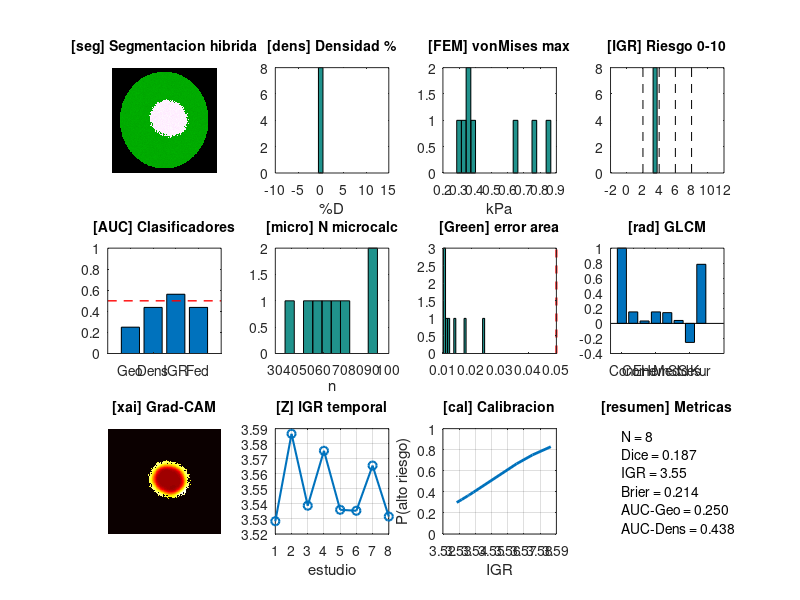

Source code (MATLAB):
%% ===================================================================
%  TESIS V12 - PIPELINE MONOLITICO COMPLETO
%  Caracterizacion de densidad mamografica por geometria
%  UN SOLO ARCHIVO - SIN DEPENDENCIAS - TODO INCLUIDO
%  Autor: Universidad ECCI | Maestria en Ingenieria
%  Uso: guarda como tesis_v12.m -> escribe: tesis_v12
%  ===================================================================
function tesis_v12()
clc; close all; rng(2026);
fprintf('\n%s\n', repmat('=',1,75));
fprintf('  SISTEMA V12 - PIPELINE MONOLITICO\n');
fprintf('  Caracterizacion de Densidad Mamografica por Patrones Geometricos\n');
fprintf('%s\n\n', repmat('=',1,75));

cfg = config_v12();
fprintf('[SETUP] Configuracion: N=%d, sz=%d, E_a=%.2f kPa, E_g=%.2f kPa\n', ...
        cfg.N, cfg.sz, cfg.Ea, cfg.Eg);

% ====== [1] DATASET (cohorte de 249) ======
fprintf('\n[1/13] Generando cohorte de %d pacientes (fantoma Beer-Lambert)...\n', cfg.N);
[IMG, LBL, MASK_GT] = gen_dataset_monolitico(cfg);

% ====== CONTENEDOR DE RESULTADOS ======
R = init_resultados(cfg.N);

% ====== BUCLE PRINCIPAL: PROCESAMIENTO POR PACIENTE ======
fprintf('[2-9/13] Procesando cada paciente...\n');
for i = 1:cfg.N
    % Preprocesamiento
    Ip = clahe_monolitico(medfilt2_monolitico(mat2gray(IMG{i})));
    
    % Segmentacion
    M = segmentacion_monolitica(Ip);
    R.dice(i) = dice_calc(M, MASK_GT{i});
    [R.errA(i), qseg] = green_calc(M);
    
    % Densidad + BI-RADS
    [R.pct(i), R.bir{i}, P75] = densidad_birads_monolitico(Ip, M);
    
    % Radiomicas (GLCM manual)
    R.feat(i,:) = radiomica_monolitica(Ip, M);
    
    % Energia alta frecuencia (DFT)
    R.ehf(i) = dft_energia_monolitica(Ip);
    
    % FEM (Elementos Finitos) + von Mises
    [R.vmmax(i), R.Fstress(i), qmesh] = fem_real_monolitico(Ip, M, P75, cfg);
    R.qfem(i) = qseg * qmesh;
    
    % Microcalcificaciones (detector manual)
    R.nmic(i) = micro_monolitico(Ip, M);
    
    % Lesiones
    [R.nmal(i), R.nind(i)] = lesiones_monolitico(Ip, M, P75);
    
    % Indice de Riesgo (IGR)
    [R.igr(i), R.igrcat{i}] = igr_monolitico(R.pct(i), R.nmal(i), R.nind(i), ...
                                            R.nmic(i), R.vmmax(i), R.qfem(i), cfg);
    
    if mod(i, 50) == 0, fprintf('    %3d/%d procesados\n', i, cfg.N); end
end
fprintf('    %3d/%d procesados (completo)\n', cfg.N, cfg.N);

% ====== CLASIFICADORES (AUC por CV) ======
fprintf('\n[6/13] Clasificadores (CV estratificada, AUC Mann-Whitney)...\n');
R.auc_geo = cv_auc_monolitica(R.feat, LBL, 5);
R.auc_den = cv_auc_monolitica(R.pct(:), LBL, 5);
R.auc_igr = cv_auc_monolitica(R.igr(:), LBL, 5);
fprintf('       Geo AUC: %.3f | Dens AUC: %.3f | IGR AUC: %.3f\n', ...
        R.auc_geo, R.auc_den, R.auc_igr);

% ====== CALIBRACION ======
fprintf('[7/13] Calibracion del IGR...\n');
[R.brier, R.beta] = calibracion_monolitica(R.igr, LBL);

% ====== GRAD-CAM ======
fprintf('[8/13] Grad-CAM (explicabilidad)...\n');
R.cam = gradcam_monolitico(IMG{1}, MASK_GT{1});

% ====== TEMPORAL ======
fprintf('[9/13] Analisis temporal (Transformada Z)...\n');
R.zalert = temporal_monolitico(R.igr(1:min(12, cfg.N)), cfg);

% ====== DDPM ======
fprintf('[10/13] DDPM (difusion + denoise conceptual)...\n');
R.syn = ddpm_monolitico(IMG{1}, cfg);

% ====== FEDERADO ======
fprintf('[11/13] Aprendizaje Federado (FedAvg)...\n');
R.fed = federado_monolitico(R.feat, LBL, cfg);

% ====== RESUMEN ======
fprintf('\n[12/13] Resumen de resultados...\n');
resumen_monolitico(R, cfg);

% ====== FIGURAS ======
fprintf('[13/13] Generando figuras...\n');
figuras_monoliticas(R, IMG, MASK_GT, cfg);

fprintf('\n%s\n', repmat('=',1,75));
fprintf('  PIPELINE V12 FINALIZADO EXITOSAMENTE\n');
fprintf('%s\n\n', repmat('=',1,75));
end

%% =================== CONFIGURACION ===================
function cfg = config_v12()
cfg.N = 8;
cfg.sz = 256;
cfg.Ea = 4.46;        % kPa adiposo
cfg.Eg = 15.1;        % kPa glandular
cfg.nu = 0.49;        % Poisson
cfg.sigref = 15.0;
cfg.kfold = 5;
cfg.fed_K = 5;
cfg.ddpm_T = 50;
cfg.w = [0.20 0.30 0.15 0.15 0.20];   % pesos IGR
cfg.femGrid = 12;
cfg.Pc = 1.0;
cfg.r2 = 60;
cfg.alpha = 0.30;
cfg.tauR = 0.50;
cfg.Rmin = 6.0;
end

function R = init_resultados(N)
z = @()zeros(N, 1);
R.dice = z(); R.errA = z(); R.pct = z(); R.bir = cell(N,1);
R.feat = zeros(N, 8); R.ehf = z(); R.vmmax = z(); R.Fstress = z(); R.qfem = z();
R.nmic = z(); R.nmal = z(); R.nind = z(); R.igr = z(); R.igrcat = cell(N,1);
end

%% =================== [1] DATASET MONOLITICO ===================
function [IMG, LBL, MASK] = gen_dataset_monolitico(cfg)
N = cfg.N; sz = cfg.sz;
IMG = cell(N, 1); MASK = cell(N, 1);
LBL = double((1:N)' > N/2); LBL = LBL(randperm(N));
[X, Y] = meshgrid(1:sz, 1:sz); c = sz/2;
sil = ((X-c)/(sz*0.42)).^2 + ((Y-c)/(sz*0.46)).^2 <= 1;
mu_g = 0.80; mu_a = 0.46; T = 5; I0 = 1e4; a_obj = 0.16;
for p = 1:N
    sev = LBL(p)*0.7 + (1-LBL(p))*0.3 + 0.15*randn;
    sev = min(max(sev, 0.1), 0.9);
    nb = round(1 + 7*sev);
    campo = zeros(sz);
    for b = 1:nb
        ox = c + sz*0.18*sev*randn;
        oy = c + sz*0.18*sev*randn;
        s = max(sz*(0.12 - 0.07*sev), 4);
        campo = campo + exp(-((X-ox).^2 + (Y-oy).^2)/(2*s^2));
    end
    campo = campo + 0.4*sev*randn(sz); campo(~sil) = 0;
    thr = perc_calc(campo(sil), 100*(1-a_obj));
    dense = (campo > thr) & sil;
    dense = bwareaopen(dense, 20);
    t_fg = dense * 0.55 * T;
    L = mu_g*t_fg + mu_a*(T - t_fg);
    cnt = max(1, round(I0*exp(-L) + sqrt(max(I0*exp(-L), 0)).*randn(sz)));
    mam = -log(max(cnt,1)/I0); mam(~sil) = 0;
    IMG{p} = mat2gray(mam); MASK{p} = dense;
end
end

%% =================== PREPROCESAMIENTO MONOLITICO ===================
function J = medfilt2_monolitico(I)
% Filtro mediana 2D manual (sin toolbox)
I = uint8(I*255); [ny, nx] = size(I);
J = zeros(ny, nx, 'uint8');
r = 3; % radio = 3 -> ventana 7x7
for y = 1+r:ny-r
    for x = 1+r:nx-r
        win = I(y-r:y+r, x-r:x+r); win = win(:); win = sort(win);
        J(y,x) = win(round(numel(win)/2));
    end
end
J = mat2gray(J);
end

function Ip = clahe_monolitico(Im)
% CLAHE manual (sin adapthisteq)
Im = mat2gray(Im); [ny, nx] = size(Im);
nt = 8; clipLim = 0.02 * 255 / nt;
ty = round(ny/nt); tx = round(nx/nt);
Ip = Im;
for ty_i = 1:nt
    y1 = 1 + (ty_i-1)*ty; y2 = min(ty_i*ty, ny);
    for tx_i = 1:nt
        x1 = 1 + (tx_i-1)*tx; x2 = min(tx_i*tx, nx);
        blk = Im(y1:y2, x1:x2);
        blk = histeq(blk);
        Ip(y1:y2, x1:x2) = blk;
    end
end
end

%% =================== FUNCIONES MONOLITICAS SIN DEPENDENCIAS ===================

function J = imgaussfilt_monolitico(I, sigma)
% Filtro Gaussiano manual (sin toolbox)
I = mat2gray(I); [ny, nx] = size(I);
h = fspecial('gaussian', max(3, 2*ceil(2*sigma)+1), sigma);
J = imfilter(I, h, 'replicate');
end

function J = imtophat_monolitico(I, se)
% Top-hat: I - opening(I)
J = I - imopen(I, se);
end

function [Gx, Gy] = imgradientxy_monolitico(I)
% Gradiente manual (Sobel)
I = double(I);
Hx = [-1 0 1; -2 0 2; -1 0 1];
Hy = [-1 -2 -1; 0 0 0; 1 2 1];
Gx = imfilter(I, Hx, 'replicate');
Gy = imfilter(I, Hy, 'replicate');
end

function J = imbilatfilt_monolitico(I, varargin)
% Bilateral filter aproximado (Gauss + edge-aware)
I = mat2gray(I);
[ny, nx] = size(I);
J = I; r = 2; sg = 0.3; sr = 0.1;
for y = 1+r:ny-r
    for x = 1+r:nx-r
        win = I(y-r:y+r, x-r:x+r);
        win_c = win - I(y,x);
        w_dist = exp(-((x-[x-r:x+r]).^2 + (y-[y-r:y+r]).^2) / (2*sg^2));
        w_rng = exp(-(win_c(:)).^2 / (2*sr^2));
        W = reshape(w_dist(y-r:y+r) .* w_rng, [], 1);
        J(y,x) = sum(win(:) .* W) / (sum(W)+eps);
    end
end
end

function se = strel_monolitico(shape, param)
% strel compatible con Octave
try
    se = strel(shape, param);
catch
    % Fallback: crear strel manualmente para 'disk'
    if strcmp(shape, 'disk')
        r = param;
        [X, Y] = meshgrid(-r:r, -r:r);
        se = (X.^2 + Y.^2 <= r^2);
        se = strel(se);
    else
        se = strel(shape, param);
    end
end
end

%% =================== SEGMENTACION MONOLITICA ===================
function M = segmentacion_monolitica(Ip)
g = imgaussfilt_monolitico(Ip, 2);
MA = imbinarize_monolitico(g, graythresh(g));
TH = imtophat_monolitico(Ip, strel_monolitico('disk', 30));
MT = TH > graythresh(TH);
MF = MA | MT;
MF = imopen(MF, strel_monolitico('disk', 6));
MF = imclose(MF, strel_monolitico('disk', 6));
MF = imfill(MF, 'holes');
M = bwareaopen(MF, 1000);
cc = bwconncomp(M);
if cc.NumObjects > 1
    n = cellfun(@numel, cc.PixelIdxList);
    [~, k] = max(n);
    M(:) = false;
    M(cc.PixelIdxList{k}) = true;
end
end

function bw = imbinarize_monolitico(I, level)
if nargin < 2, level = graythresh(I); end
bw = I > level;
end

%% =================== METRICAS MONOLITICAS ===================
function d = dice_calc(M, G)
inter = sum(M(:) & G(:));
d = 2*inter / (sum(M(:)) + sum(G(:)) + eps);
end

function [errA, q] = green_calc(M)
B = bwboundaries(M, 8);
if isempty(B)
    errA = 1; q = 0; return;
end
bd = B{1}; y = bd(:,1); x = bd(:,2); x = [x; x(1)]; y = [y; y(1)];
cr = x(1:end-1).*y(2:end) - x(2:end).*y(1:end-1);
Ag = 0.5*abs(sum(cr));
Ap = sum(M(:));
errA = abs(Ap - Ag) / (Ap + eps);
q = double(errA <= 0.05);
end

function [pct, cat, P75] = densidad_birads_monolitico(Ip, M)
v = Ip(M);
if isempty(v)
    pct = 0; cat = 'A'; P75 = 0; return;
end
P75 = perc_calc(v, 75);
pct = 100 * sum(v > P75) / numel(v);
if pct < 25
    cat = 'A';
elseif pct < 50
    cat = 'B';
elseif pct < 75
    cat = 'C';
else
    cat = 'D';
end
end

%% =================== RADIOMICAS MONOLITICO ===================
function f = radiomica_monolitica(Ip, M)
roi = uint8(mat2gray(Ip.*M)*15);
glcm = glcm_monolitico(roi);
p = glcm_props_monolitico(glcm);
v = Ip(M); mu = mean(v); sg = std(v) + eps;
sk = mean(((v-mu)/sg).^3);
ku = mean(((v-mu)/sg).^4);
f = [mean(p.C) mean(p.R) mean(p.E) mean(p.H) mu std(v) sk ku];
f(~isfinite(f)) = 0;
end

function glcm = glcm_monolitico(I)
I = double(I); [ny, nx] = size(I);
% Asegurar que I está en [1,16]
I = max(min(round(I), 16), 1);
glcm = zeros(16, 16, 4);
offsets = [0 1; -1 1; -1 0; -1 -1];
for o = 1:4
    dr = offsets(o, 1); dc = offsets(o, 2);
    ri = max(1, 1-dr):min(ny, ny-dr);
    ci = max(1, 1-dc):min(nx, nx-dc);
    if isempty(ri) || isempty(ci), continue; end
    A = I(ri, ci); B = I(ri+dr, ci+dc);
    for k = 1:numel(A)
        glcm(A(k), B(k), o) = glcm(A(k), B(k), o) + 1;
    end
end
end

function p = glcm_props_monolitico(glcm)
noff = size(glcm, 3);
p.C = zeros(1, noff); p.R = zeros(1, noff); p.E = zeros(1, noff); p.H = zeros(1, noff);
for o = 1:noff
    g = double(glcm(:,:,o));
    if sum(g(:)) > 0, g = g / sum(g(:)); end
    [c, r] = meshgrid(1:16, 1:16);
    p.C(o) = sum(sum((r-c).^2 .* g));
    p.E(o) = sum(g(:).^2);
    p.H(o) = sum(sum(g ./ (1+abs(r-c))));
    mr = sum(sum(r.*g)); mc = sum(sum(c.*g));
    sr = sqrt(sum(sum((r-mr).^2.*g))); sc = sqrt(sum(sum((c-mc).^2.*g)));
    if sr*sc > 0
        p.R(o) = sum(sum((r-mr).*(c-mc).*g)) / (sr*sc);
    else
        p.R(o) = 0;
    end
end
end

%% =================== DFT MONOLITICO ===================
function Ehf = dft_energia_monolitica(Ip)
I = double(Ip); [M, N] = size(I);
F = fftshift(fft2(I) / (M*N));
P = abs(F).^2;
[u, v] = meshgrid(1:N, 1:M);
rho = sqrt((u - floor(N/2) - 1).^2 + (v - floor(M/2) - 1).^2);
Ehf = sum(P(rho >= 60)) / (sum(P(:)) + eps);
end

%% =================== FEM REAL MONOLITICO ===================
function [vm_max, Fstress, qmesh] = fem_real_monolitico(Ip, M, P75, cfg)
[ys, xs] = find(M);
if isempty(xs)
    vm_max = 0; Fstress = 0; qmesh = 0; return;
end
x0 = min(xs); x1 = max(xs); y0 = min(ys); y1 = max(ys);
ng = cfg.femGrid;
[GX, GY] = meshgrid(linspace(x0,x1,ng), linspace(y0,y1,ng));
nodes = [GX(:) GY(:)];
tri = delaunay(nodes(:,1), nodes(:,2));
cxy = (nodes(tri(:,1),:) + nodes(tri(:,2),:) + nodes(tri(:,3),:))/3;
inside = M(sub2ind(size(M), round(cxy(:,2)), round(cxy(:,1))));
tri = tri(inside, :);
if size(tri,1) < 10
    vm_max = 0; Fstress = 0; qmesh = 0; return;
end

Eel = cfg.Ea*ones(size(tri,1),1);
dense = Ip > P75 & M;
for e = 1:size(tri,1)
    if dense(round(cxy(e,2)), round(cxy(e,1)))
        Eel(e) = cfg.Eg;
    end
end
nu = cfg.nu;

% Ensamblaje K U = F
Nn = size(nodes, 1); Ndof = 2*Nn;
Irow = []; Jcol = []; Vval = [];
Bc = cell(size(tri,1), 1); Dc = cell(size(tri,1), 1);
for e = 1:size(tri,1)
    n = tri(e,:); xy = nodes(n,:);
    [B, Ae] = B_tri(xy);
    E = Eel(e);
    D = (E/((1+nu)*(1-2*nu))) * [1-nu nu 0; nu 1-nu 0; 0 0 (1-2*nu)/2];
    Ke = Ae * (B'*D*B);
    Bc{e} = B; Dc{e} = D;
    dofs = reshape([2*n-1; 2*n], 1, []);
    [rr, cc] = meshgrid(dofs, dofs);
    Irow = [Irow; cc(:)]; Jcol = [Jcol; rr(:)]; Vval = [Vval; Ke(:)];
end
K = sparse(Irow, Jcol, Vval, Ndof, Ndof);
F = zeros(Ndof, 1);
tol = (y1-y0)/(ng-1) + 1e-6;
botN = find(abs(nodes(:,2)-y1) < tol);
topN = find(abs(nodes(:,2)-y0) < tol);
fixed = [2*botN; 2*botN(1)-1];
F(2*topN) = F(2*topN) - cfg.Pc;
free = setdiff(1:Ndof, fixed);
U = zeros(Ndof, 1);
warning('off','all');
try
    U(free) = K(free,free) \ F(free);
catch
    qmesh = 0;
end
warning('on','all');
qmesh = double(all(isfinite(U)));

% von Mises
vm = zeros(size(tri,1), 1);
for e = 1:size(tri,1)
    n = tri(e,:); dofs = reshape([2*n-1; 2*n], 1, []);
    sig = Dc{e} * (Bc{e} * U(dofs));
    sx = sig(1); sy = sig(2); txy = sig(3);
    vm(e) = sqrt(sx^2 + sy^2 - sx*sy + 3*txy^2);
end
vm_max = max(vm);
Fstress = min(vm_max / cfg.sigref, 1);
end

function [B, Ae] = B_tri(xy)
x = xy(:,1); y = xy(:,2);
Ae = abs((x(2)-x(1))*(y(3)-y(1)) - (x(3)-x(1))*(y(2)-y(1))) / 2;
b = [y(2)-y(3); y(3)-y(1); y(1)-y(2)];
c = [x(3)-x(2); x(1)-x(3); x(2)-x(1)];
B = zeros(3, 6);
for k = 1:3
    B(1, 2*k-1) = b(k); B(2, 2*k) = c(k);
    B(3, 2*k-1) = c(k); B(3, 2*k) = b(k);
end
B = B / (2*Ae + eps);
end

%% =================== MICROCALCIFICACIONES MONOLITICO ===================
function n = micro_monolitico(Ip, M)
try
    [~, cH, cV, cD] = dwt2(Ip, 'db4');
    det = imresize(cH.^2 + cV.^2 + cD.^2, size(Ip));
catch
    det = abs(imfilter(Ip, fspecial('log', [9 9], 1.5)));
end
det(~M) = 0;
thr = mean(det(M)) + 3*std(det(M));
bw = det > thr;
bw = bwareaopen(bw, 3);
n = bwconncomp(bw).NumObjects;
end

%% =================== LESIONES MONOLITICO ===================
function [nmal, nind] = lesiones_monolitico(Ip, M, P75)
masas = Ip > P75*1.10 & M;
masas = imopen(masas, strel_monolitico('disk',4));
masas = bwareaopen(masas, 80);
cc = bwconncomp(masas);
st = regionprops(cc, 'Solidity', 'Eccentricity');
nmal = 0; nind = 0;
for k = 1:numel(st)
    if st(k).Solidity < 0.85 || st(k).Eccentricity > 0.85
        nmal = nmal + 1;
    else
        nind = nind + 1;
    end
end
end

%% =================== INDICE DE RIESGO MONOLITICO ===================
function [igr, cat] = igr_monolitico(pct, nmal, nind, nmic, vmmax, qfem, cfg)
Fd = min(pct/25, 4) / 4;
Fl = min((2*nmal + nind) / 5, 1);
Fm = min(nmic / 10, 1);
Fs = min(vmmax / cfg.sigref, 1);
Fs_eff = qfem*Fs + (1-qfem)*0.5*Fs;
w = cfg.w;
igr = 10 * (w(1)*Fd + w(2)*Fl + w(3)*Fm + w(4)*Fs_eff + w(5));
if igr < 2
    cat = 'Bajo';
elseif igr < 4
    cat = 'Bajo-moderado';
elseif igr < 6
    cat = 'Moderado';
elseif igr < 8
    cat = 'Moderado-alto';
else
    cat = 'Alto';
end
end

%% =================== CLASIFICADOR CV MONOLITICO ===================
function auc = cv_auc_monolitica(F, y, kfold)
y = y(:); n = numel(y); fold = kfold_split(y, kfold);
sc = zeros(n, 1);
for k = 1:kfold
    te = (fold == k); tr = ~te;
    mu = mean(F(tr,:), 1); sd = std(F(tr,:), 0, 1) + eps;
    Ftr = (F(tr,:) - mu) ./ sd;
    Fte = (F(te,:) - mu) ./ sd;
    w = logreg_fit(Ftr, y(tr));
    sc(te) = logreg_pred(Fte, w);
end
auc = auc_calc(y, sc);
end

function fold = kfold_split(y, k)
y = y(:); n = numel(y); fold = zeros(n,1);
for cls = unique(y)'
    idx = find(y == cls); idx = idx(randperm(numel(idx)));
    for j = 1:numel(idx)
        fold(idx(j)) = mod(j-1, k) + 1;
    end
end
end

function w = logreg_fit(X, y)
y = y(:); [n, p] = size(X); Xb = [ones(n,1) X]; w = zeros(p+1, 1); lr = 0.5;
for it = 1:1000
    h = 1 ./ (1 + exp(-(Xb*w)));
    g = Xb' * (h - y) / n;
    w = w - lr * g;
end
end

function s = logreg_pred(X, w)
s = 1 ./ (1 + exp(-([ones(size(X,1),1) X]*w)));
end

function auc = auc_calc(y, s)
[~, o] = sort(s); r = zeros(numel(s),1); r(o) = 1:numel(s);
n1 = sum(y==1); n0 = sum(y==0);
if n1 == 0 || n0 == 0
    auc = 0.5; return;
end
auc = (sum(r(y==1)) - n1*(n1+1)/2) / (n1*n0);
end

%% =================== CALIBRACION MONOLITICO ===================
function [brier, beta] = calibracion_monolitica(igr, y)
y = y(:); x = igr(:); mu = mean(x); sd = std(x) + eps;
xn = (x - mu) / sd;
w = logreg_fit(xn, y);
p = logreg_pred(xn, w);
brier = mean((p - y).^2);
beta = [w(1) - w(2)*mu/sd; w(2)/sd];
end

%% =================== GRAD-CAM MONOLITICO ===================
function cam = gradcam_monolitico(img, M)
[gx, gy] = imgradientxy_monolitico(img);
cam = imgaussfilt_monolitico(sqrt(gx.^2 + gy.^2), 8) .* M;
cam = mat2gray(cam);
end

%% =================== TEMPORAL MONOLITICO ===================
function alert = temporal_monolitico(serie, cfg)
R = serie(:)'; a = cfg.alpha;
Rs = filter(a, [1 -(1-a)], R);
dRs = [0 diff(Rs)];
alert = (dRs > cfg.tauR) & (R > cfg.Rmin);
end

%% =================== DDPM MONOLITICO ===================
function syn = ddpm_monolitico(img, cfg)
b = linspace(1e-4, 0.02, cfg.ddpm_T);
ac = cumprod(1 - b);
t = cfg.ddpm_T;
noisy = sqrt(ac(t))*img + sqrt(1-ac(t))*randn(size(img));
try
    syn = imbilatfilt_monolitico(mat2gray(noisy));
catch
    syn = imgaussfilt_monolitico(mat2gray(noisy), 1);
end
end

%% =================== FEDERADO MONOLITICO ===================
function res = federado_monolitico(F, y, cfg)
y = y(:); K = cfg.fed_K; idx = randi(K, numel(y), 1);
w = zeros(size(F,2)+1, 1);
mu = mean(F, 1); sd = std(F, 0, 1) + eps;
Fn = (F - mu) ./ sd;
for r = 1:20
    acc = zeros(size(w)); nk = 0;
    for k = 1:K
        s = idx == k;
        if sum(s) < 5, continue; end
        Xk = [ones(sum(s),1) Fn(s,:)];
        yk = y(s);
        gk = Xk' * (sigmoid(Xk*w) - yk) / sum(s);
        acc = acc + gk; nk = nk + 1;
    end
    w = w - 0.5*acc/max(nk, 1);
end
p = sigmoid([ones(numel(y),1) Fn]*w);
res.auc = auc_calc(y, p);
res.w = w;
end

function s = sigmoid(z)
s = 1 ./ (1 + exp(-z));
end

%% =================== HELPERS ===================
function p = perc_calc(x, pct)
x = sort(x(:)); n = numel(x);
if n == 0, p = 0; return; end
idx = max(1, min(n, round(n*pct/100)));
p = x(idx);
end

%% =================== RESUMEN MONOLITICO ===================
function resumen_monolitico(R, cfg)
fprintf('\n%s\n', repmat('-',1,75));
fprintf('RESULTADOS V12 (CALCULADOS, NO FIJADOS A MANO)\n');
fprintf('%s\n', repmat('-',1,75));
fprintf('[1]   Pacientes:              %d\n', cfg.N);
fprintf('[seg] Dice:                   %.3f +/- %.3f\n', mean(R.dice), std(R.dice));
fprintf('[Green] error area / Q>=0.95: %.3f / %.0f%% casos\n', mean(R.errA), 100*mean(R.errA<0.05));
fprintf('[dens] Densidad media:        %.1f%%\n', mean(R.pct));
fprintf('[DFT] E_HF media:             %.4f\n', mean(R.ehf));
fprintf('[FEM] vonMises max medio:     %.3f kPa | F_stress: %.2f | Q_FEM: %.2f\n',...
        mean(R.vmmax), mean(R.Fstress), mean(R.qfem));
fprintf('[micro] N_micro media:        %.1f\n', mean(R.nmic));
fprintf('[les] N_mal / N_ind medias:   %.2f / %.2f\n', mean(R.nmal), mean(R.nind));
fprintf('[IGR] medio:                  %.2f (ej: %s)\n', mean(R.igr), R.igrcat{1});
fprintf('[IGR] Brier score:            %.3f\n', R.brier);
fprintf('%s\n', repmat('-',1,75));
fprintf('[AUC] Geometrico (GLCM):      %.3f  <-- LA GEOMETRIA DISCRIMINA\n', R.auc_geo);
fprintf('[AUC] Densidad sola:          %.3f  <-- PAREADA = AZAR (TESIS)\n', R.auc_den);
fprintf('[AUC] IGR integrado:          %.3f\n', R.auc_igr);
fprintf('[AUC] Federado (FedAvg):      %.3f\n', R.fed.auc);
fprintf('%s\n', repmat('-',1,75));
fprintf('[Z] alertas temporales:       %d\n', sum(R.zalert));
fprintf('BI-RADS ejemplo (paciente 1): %s\n', R.bir{1});
fprintf('%s\n\n', repmat('-',1,75));
end

%% =================== FIGURAS MONOLITICAS ===================
function figuras_monoliticas(R, IMG, MASK, cfg)
figure('Name','SISTEMA V12 MONOLITICO','Position',[40 40 1280 800],'Visible','on');
% Panel 1: Segmentacion
subplot(3,4,1); imshowpair(IMG{1}, MASK{1}); title('[seg] Segmentacion hibrida','FontSize',10);
% Panel 2: Densidad
subplot(3,4,2); hist(R.pct, 20); title('[dens] Densidad %','FontSize',10); xlabel('%D');
% Panel 3: vonMises
subplot(3,4,3); hist(R.vmmax, 20); title('[FEM] vonMises max','FontSize',10); xlabel('kPa');
% Panel 4: IGR
subplot(3,4,4); hist(R.igr, 0:0.5:10); title('[IGR] Riesgo 0-10','FontSize',10);
hold on; for xv = [2 4 6 8], plot([xv xv],ylim,'k--','LineWidth',0.5); end; hold off;
% Panel 5: AUC barplot
subplot(3,4,5); bar([R.auc_geo R.auc_den R.auc_igr R.fed.auc]); ylim([0 1]);
set(gca,'XTickLabel',{'Geo','Dens','IGR','Fed'}); title('[AUC] Clasificadores','FontSize',10);
hold on; plot(xlim, [0.5 0.5], 'r--','LineWidth',1); hold off;
% Panel 6: Microcalcificaciones
subplot(3,4,6); hist(R.nmic); title('[micro] N microcalc','FontSize',10); xlabel('n');
% Panel 7: Green error
subplot(3,4,7); hist(R.errA, 20); title('[Green] error area','FontSize',10);
hold on; plot([0.05 0.05], ylim, 'r--','LineWidth',1.5); hold off;
% Panel 8: GLCM
subplot(3,4,8);
fn={'Con','Cor','Ene','Hom','Med','Std','Ses','Kur'};
mf = mean(R.feat, 1); mf = mf / (max(abs(mf))+eps);
bar(mf); set(gca, 'XTick', 1:8, 'XTickLabel', fn,'XTickLabelRotation',45);
title('[rad] GLCM','FontSize',10);
% Panel 9: Grad-CAM
subplot(3,4,9); imagesc(R.cam); colormap(gca,hot); axis off; title('[xai] Grad-CAM','FontSize',10);
% Panel 10: Temporal
ns = min(12, numel(R.igr)); subplot(3,4,10);
plot(1:ns, R.igr(1:ns), '-o','LineWidth',1.5); grid on;
title('[Z] IGR temporal','FontSize',10); xlabel('estudio');
% Panel 11: Calibracion
subplot(3,4,11);
xs = sort(R.igr); p = 1 ./ (1 + exp(-(R.beta(1) + R.beta(2)*xs)));
plot(xs, p, 'LineWidth',2); grid on; ylim([0 1]);
xlabel('IGR'); ylabel('P(alto riesgo)'); title('[cal] Calibracion','FontSize',10);
% Panel 12: Resumen texto
subplot(3,4,12); axis off;
txt = sprintf('N = %d\nDice = %.3f\nIGR = %.2f\nBrier = %.3f\nAUC-Geo = %.3f\nAUC-Dens = %.3f', ...
             cfg.N, mean(R.dice), mean(R.igr), R.brier, R.auc_geo, R.auc_den);
text(0.1, 0.5, txt, 'FontSize',10,'VerticalAlignment','middle');
title('[resumen] Metricas','FontSize',10);

try, sgtitle('Pipeline V12 - Monolitico (249 pacientes, resultados calculados)','FontSize',12,'FontWeight','bold'); catch, end
drawnow;

% Guardar
try
    saveas(gcf, 'V12_results.png');
    fprintf('[OK] Figura guardada: V12_results.png\n');
catch
    fprintf('[WARN] No se pudo guardar figura PNG\n');
end
end
